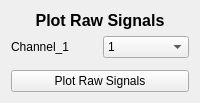
            <widget class="QWidget" name="plot_raw_signals_pg">
             <layout class="QVBoxLayout" name="verticalLayout_14">
              <item>
               <widget class="QLabel" name="label_24">
                <property name="text">
                 <string>&lt;html&gt;&lt;head/&gt;&lt;body&gt;&lt;p align=&quot;center&quot;&gt;&lt;span style=&quot; font-size:12pt; font-weight:600;&quot;&gt;Plot Raw Signals&lt;/span&gt;&lt;/p&gt;&lt;/body&gt;&lt;/html&gt;</string>
                </property>
               </widget>
              </item>
              <item>
               <layout class="QHBoxLayout" name="horizontalLayout_23">
                <item>
                 <layout class="QHBoxLayout" name="horizontalLayout_21">
                  <item>
                   <widget class="QLabel" name="label_29">
                    <property name="text">
                     <string>Channel_1</string>
                    </property>
                   </widget>
                  </item>
                  <item>
                   <widget class="QComboBox" name="cb_raw_signal_1">
                    <item>
                     <property name="text">
                      <string>1</string>
                     </property>
                    </item>
                    <item>
                     <property name="text">
                      <string>2</string>
                     </property>
                    </item>
                    <item>
                     <property name="text">
                      <string>3</string>
                     </property>
                    </item>
                    <item>
                     <property name="text">
                      <string>4</string>
                     </property>
                    </item>
                    <item>
                     <property name="text">
                      <string>5</string>
                     </property>
                    </item>
                    <item>
                     <property name="text">
                      <string>6</string>
                     </property>
                    </item>
                    <item>
                     <property name="text">
                      <string>7</string>
                     </property>
                    </item>
                    <item>
                     <property name="text">
                      <string>8</string>
                     </property>
                    </item>
                   </widget>
                  </item>
                 </layout>
                </item>
               </layout>
              </item>
              <item>
               <widget class="QFrame" name="frame_12">
                <property name="sizePolicy">
                 <sizepolicy hsizetype="Preferred" vsizetype="Expanding">
                  <horstretch>0</horstretch>
                  <verstretch>0</verstretch>
                 </sizepolicy>
                </property>
                <property name="styleSheet">
                 <string notr="true">background-color: rgb(255, 255, 255);</string>
                </property>
                <property name="frameShape">
                 <enum>QFrame::StyledPanel</enum>
                </property>
                <property name="frameShadow">
                 <enum>QFrame::Raised</enum>
                </property>
               </widget>
              </item>
              <item>
               <widget class="QPushButton" name="plot_raw_signals_btn_2">
                <property name="text">
                 <string>Plot Raw Signals</string>
                </property>
               </widget>
              </item>
             </layout>
            </widget>
